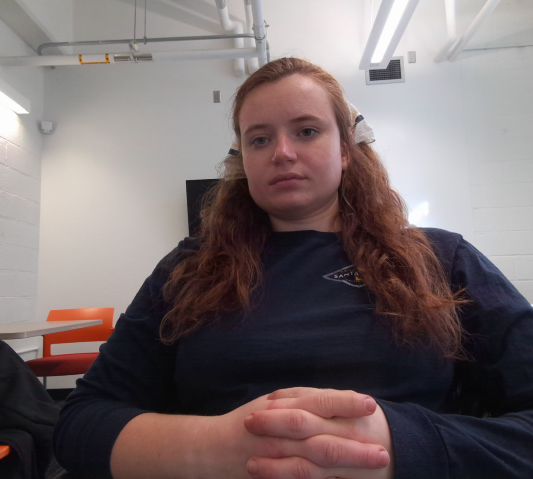
%> input picture GenerateBumpMaps_attempt1/rgbd_fusion/data/C_SZ_NM_N_F.png, 533 x 479 px
$ octave prepare_data.m   (GNU Octave 9; MATLAB toolbox functions it lacks are replaced by stand-ins)
%> lines starting %> are read from the running program, lines starting %| are printed output that depends on the picture
%> further down, aligned_color is the input picture: size 479x533x3 uint8; mean R, G, B 120.1, 107.7, 108.8
### GenerateBumpMaps_attempt1/rgbd_fusion/correct_all_black.m
function im = correct_all_black(image,mask)

R = image(:,:,1);
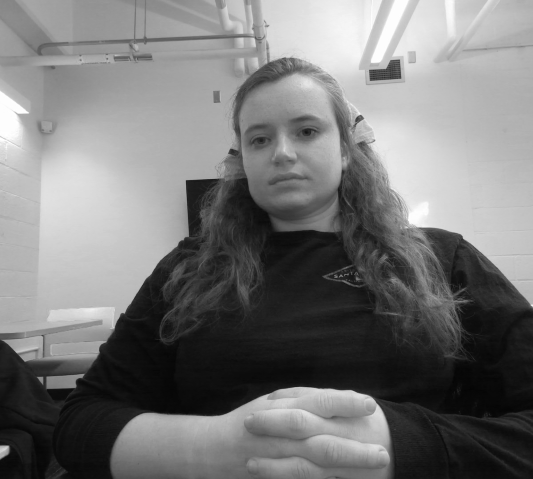
%> R: size 479x533 uint8; min 4, max 255, mean 120.1
G = image(:,:,2);
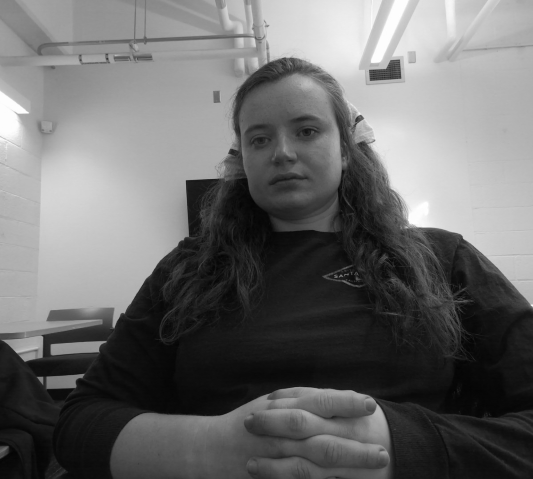
%> G: size 479x533 uint8; min 3, max 255, mean 107.7
B = image(:,:,3);
idx = R == 0 & G == 0 & B == 0 & mask == 1;
%> idx: size 479x533 logical; every value is 0
R(idx) = 1;
G(idx) = 1;
B(idx) = 1;
im = zeros(size(image),'uint8');
im(:,:,1) = R;
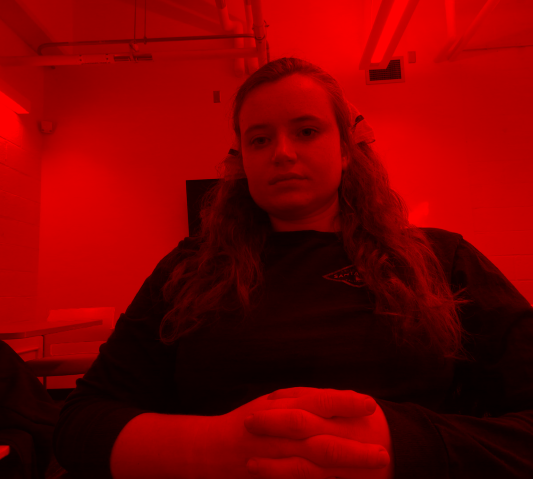
%> im: size 479x533x3 uint8; mean R, G, B 120.1, 0, 0
im(:,:,2) = G;
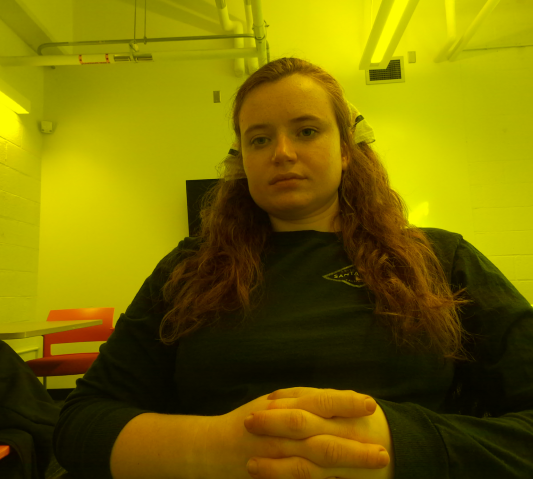
%> im: size 479x533x3 uint8; mean R, G, B 120.1, 107.7, 0
im(:,:,3) = B;

### GenerateBumpMaps_attempt1/rgbd_fusion/prepare_data.m
%%%%%%%%%%%%%%%%%%%%%%%%%%%%%%%%%%%%%%%%%%%%%%%%%%%%%%%%%%%%%%%
% This p code is an implementation of the paper:              %
% RGBD-Fusion: Real-Time High Precision Depth Recovery        %
% Roy Or-El, Guy Rosman, Aaron Wetzler, Ron Kimmel,           %
% Alfred M. Bruckstein. Proceedings of IEEE CVPR 2015         %
%                                                             %
% This code should be used for research purposes only.        %
% Any commercial use of this code is strictly prohibited.     %
% Any distribution of this code requires the authors'         %
% explicit premision in writing.                              %
%                                                             %
% Please cite our paper if you use this code in your          %
% publication.                                                %
%                                                             %
% Requirements                                                %
%                                                             %
% 1. Depth map and color image should have the same size.     %
% 2. Depth map and color image should be aligned.             %
% 3. Depth values should be between 0 and 1000.               %
%    i.e. if the largest depth value is 4630 divide 'z_im'    %
%    by 10, apply the algorithm and multiply 'surface' by 10. %
% 4. Missing depth values should be saved as 0                %
% 5. The *_depth.mat file should include a single 'double'    %
%    type variable named z_im that contains the depth map.    %
% 6. Color image should be an RGB image of type 'uint8'       %
% 7. The *_calib.mat file should store the 3x3 intrinsic      %
%    matrix of the depth camera. Variable should be named     %
%    'K'.                                                     %
% 8. The *_mask.mat file should store a binary 'logical'      %
%    mask of the object for rendering. Variable should be     %
%    named 'mask'                                             %
%%%%%%%%%%%%%%%%%%%%%%%%%%%%%%%%%%%%%%%%%%%%%%%%%%%%%%%%%%%%%%%

load data\D_SZ_NM_N_F.mat
load data\mannequin_calib.mat
load data\mask_SZ_NM_N_F.mat
aligned_color = imread('data\C_SZ_NM_N_F.png');
sz = size(z_im);
% A (0,0,0) RGB value is treated as missing color data.
% If your color image does not have any missing data use this
% function to correct any such values to (1,1,1).
% If your color image has missing data, please comment the line below.
aligned_color = correct_all_black(aligned_color,true(sz));

% Bilateral filter parameters
bilateral_params.w     = 9;       % bilateral filter half-width
bilateral_params.sigma = [8 15];  % bilateral filter standard deviations

% Albedo and specularities optimization parameters
lighting_opt_params.tau_c = 0.05;
lighting_opt_params.sigma_c = sqrt(0.05);
lighting_opt_params.sigma_d = sqrt(50);
lighting_opt_params.lambda_rho = 0.1; %Kinect - 10 IVCAM - 0.1
lighting_opt_params.lambda_beta1 = 1;
lighting_opt_params.lambda_beta2 = 1;

% Depth optimization parameters
depth_opt_params.lambda_z1 = 0.004;
depth_opt_params.lambda_z2 = 0.0075;
